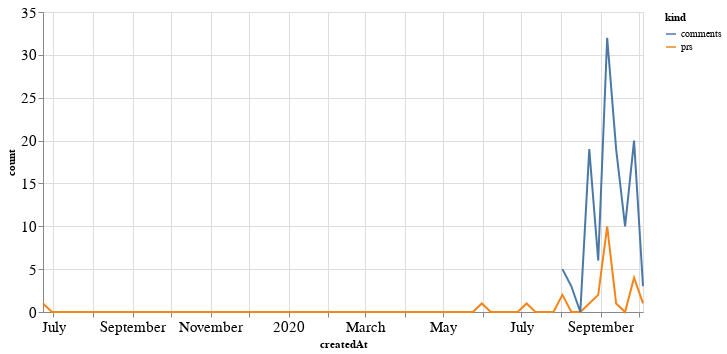

The notebook cell this image was saved under:
### Code cell
alt.Chart(total_time, width=600).mark_line().encode(
    x='createdAt',
    y='count',
    color='kind'
)

### Figure 1 — Vega-Lite specification as saved in the notebook (floating-point values rounded to 4 significant figures; data arrays with more than 128 entries replaced by an {"elided": "..."} marker saying what was removed)
{"config": {"axisLeft": {"labelFontSize": 15}, "axisBottom": {"labelFontSize": 15}}, "data": {"name": "data-7fd9bff843cd998ba73dec94b1bd9722"}, "mark": "line", "encoding": {"color": {"type": "nominal", "field": "kind"}, "x": {"type": "temporal", "field": "createdAt"}, "y": {"type": "quantitative", "field": "count"}}, "width": 600, "$schema": "https://vega.github.io/schema/vega-lite/v4.8.1.json", "datasets": {"data-7fd9bff843cd998ba73dec94b1bd9722": {"elided": "136 records"}}}
